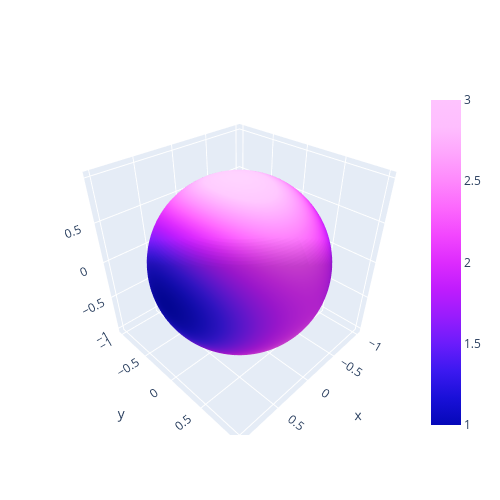

The cell this chart's notebook holds for it:
### Markdown cell above
## 单位球体

### Code cell
u = np.linspace(0, np.pi, 101)
v = np.linspace(0, 2 * np.pi, 101)

x = np.outer(np.sin(u), np.sin(v))
y = np.outer(np.sin(u), np.cos(v))
z = np.outer(np.cos(u), np.ones_like(v))

surfacecolor = x**2 + 2*y**2 + 3*z**2

data = go.Surface(x=x, y=y, z=z, 
                  surfacecolor=surfacecolor,
                  colorscale = 'Plotly3')
fig = go.Figure(data=[data])

fig.update_layout(autosize=False,
                  width=500, height=500,
                  margin=dict(l=65, r=50, b=65, t=90))

fig.show()

### Figure 1 — Plotly figure (JSON) as saved in the notebook; plotly's stock layout.template omitted (floating-point values rounded to 4 significant figures; data arrays with more than 128 entries replaced by an {"elided": "..."} marker saying what was removed)
{"data": [{"colorscale": [[0, "#0508b8"], [0.08333, "#1910d8"], [0.1667, "#3c19f0"], [0.25, "#6b1cfb"], [0.3333, "#981cfd"], [0.4167, "#bf1cfd"], [0.5, "#dd2bfd"], [0.5833, "#f246fe"], [0.6667, "#fc67fd"], [0.75, "#fe88fc"], [0.8333, "#fea5fd"], [0.9167, "#febefe"], [1, "#fec3fe"]], "surfacecolor": {"elided": "101x101 float values"}, "type": "surface", "x": {"elided": "101x101 float values"}, "y": {"elided": "101x101 float values"}, "z": {"elided": "101x101 float values"}}], "layout": {"autosize": false, "height": 500, "margin": {"b": 65, "l": 65, "r": 50, "t": 90}, "scene": {"aspectmode": "auto", "aspectratio": {"x": 1, "y": 1, "z": 1}}, "width": 500}}
